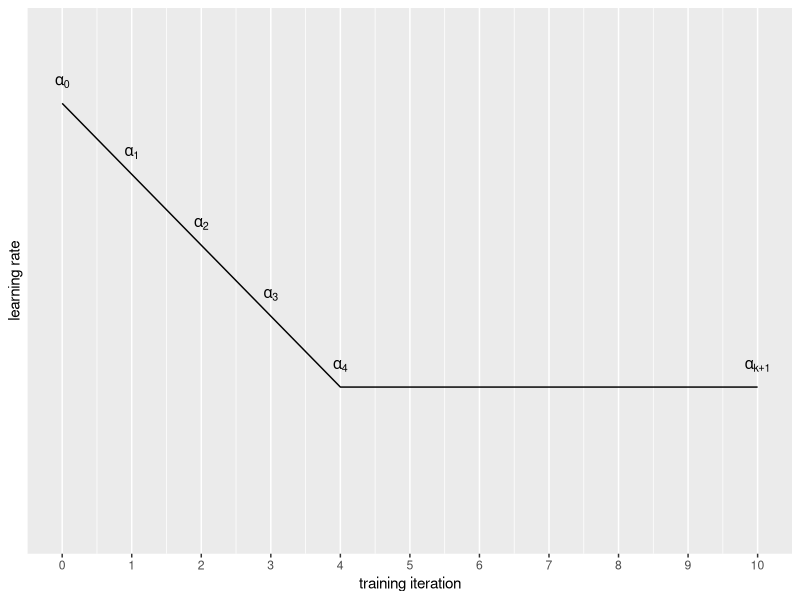

The R script that drew this image:
# function to create high cost saddle points and low cost minima

require("ggplot2")
p <- function(x){
  return(
      ifelse(x >= 0 & x <= 4, 
        -x + 6,
        2))}

ggplot(data.frame(x=c(0, 12.5)), y=c(-5,6), aes(x=x)) + 
  geom_path(stat="function", fun=p) +
  scale_y_continuous(labels = function (x) floor(x), name = "learning rate", limits = c(0, 7), breaks = NULL) +
  scale_x_continuous(name = "training iteration", limits = c(0, 10), breaks = c(0:10)) +
  scale_colour_identity("Function", guide="legend") +
  annotate("text", x = 0, y = 6.3, label = "alpha[0]", parse = TRUE) +
  annotate("text", x = 1, y = 5.3, label = "alpha[1]", parse = TRUE) +
  annotate("text", x = 2, y = 4.3, label = "alpha[2]", parse = TRUE) +
  annotate("text", x = 3, y = 3.3, label = "alpha[3]", parse = TRUE) +
  annotate("text", x = 4, y = 2.3, label = "alpha[4]", parse = TRUE) + 
  annotate("text", x = 10, y = 2.3, label = "alpha[k+1]", parse = TRUE)












